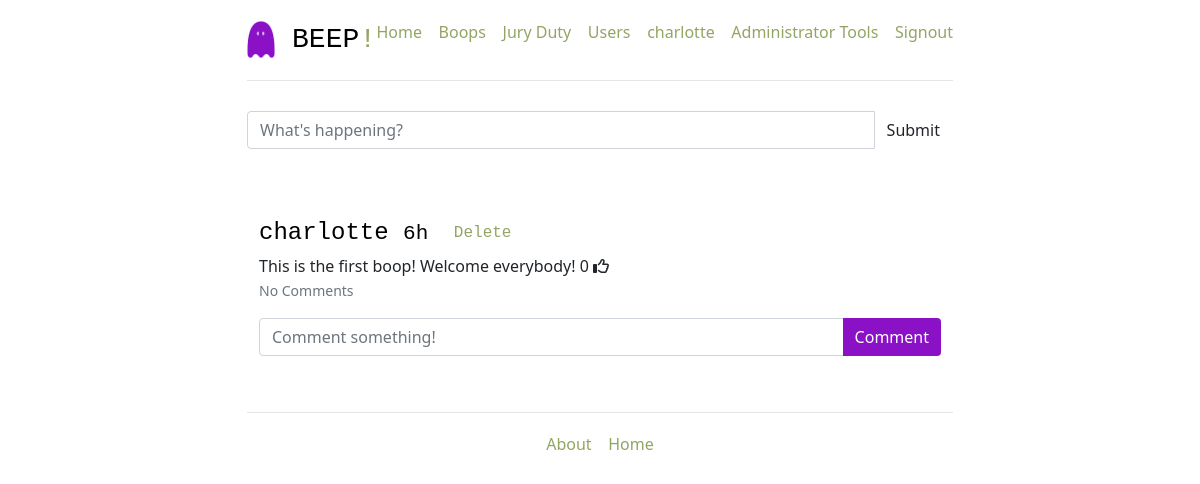
The page /submit-feedback (signed in) on the database its author committed.
### project/models.py (models this page shows, shortened)
class User(db.Model):
    __tablename__ = 'users'
    id = db.Column(db.Integer, primary_key=True)
    name = db.Column(db.String, unique=True, nullable=False)
    email = db.Column(db.String, unique=True, nullable=False)
    password = db.Column(db.String, nullable=False)
    jury = db.Column(db.String, nullable=False, default=False)
    tweets = db.relationship('Tweet', back_populates='poster')
    role = db.Column(db.String, default='user')
    comments = db.relationship('Comment', back_populates='poster', passive_deletes=True)
    changes = db.relationship('Change', back_populates='poster', passive_deletes=True)
    likes = db.relationship('Like', back_populates='liker', passive_deletes=True)
    upvotes = db.relationship('Upvote', back_populates='upvoter', passive_deletes=True)
    downvotes = db.relationship('Downvote', back_populates='downvoter', passive_deletes=True)
    discussion_comments = db.relationship('Discussion_Comment', back_populates='poster')
    replies = db.relationship('Reply', back_populates='poster', passive_deletes=True)

class Tweet(db.Model):
    __tablename__ = 'tweets'
    tweet_id = db.Column(db.Integer, primary_key=True)
    user_id = db.Column(db.Integer, db.ForeignKey('users.id', ondelete="CASCADE"), nullable=False)
    tweet = db.Column(db.String, nullable=False)
    posted = db.Column(db.DateTime, nullable=False)
    poster = db.relationship("User", back_populates="tweets", passive_deletes=True)
    comments = db.relationship('Comment', back_populates='tweet', passive_deletes=True)
    likes = db.relationship('Like', back_populates='tweet', passive_deletes=True)
    @classmethod
    def delta_time(cls, tweet_posted):
        now = datetime.datetime.now()
        td = now - tweet_posted
        days = td.days
        hours = td.seconds//3600
        minutes = (td.seconds//60)%60
        if days > 0:
            return tweet_posted.strftime("%d %B, %Y")
        elif hours > 0:
            return str(hours) + 'h'
        elif minutes > 0:
            return str(minutes) + 'm'
        else:
            return 'few seconds ago'

### project/tweets/views.py (the view)
@tweets_blueprint.route('/submit-feedback', methods=['GET'])
@login_required
def submit_feedback():
    print(request.form.get('opinion'))
    return render_template(
        'tweets.html',
        form=PostTweetForm(),
        all_tweets=filtered_tweets(session['user_id']),
        current_user_id = session['user_id']
    )

### project/tweets/forms.py
class PostTweetForm(FlaskForm):
    tweet = StringField(
        'Tweet',
        validators=[DataRequired(), Length(min=6, max=140)]
    )

### project/tweets/views.py (called while the page is built)
def login_required(test):
    @wraps(test)
    def wrap(*args, **kwargs):
        if 'logged_in' in session:
            return test(*args, **kwargs)
        else:
            flash('You need to login first')
            return (redirect(url_for('users.login')))
    return wrap

def filtered_tweets(user_id):
    who_id = user_id
    whom_ids = db.session.query(Follower.whom_id).filter_by(who_id=who_id)
    user_tweets = db.session.query(Tweet).filter_by(user_id=who_id)
    if whom_ids.all():
        follower_tweets = db.session.query(Tweet).filter(Tweet.user_id.in_(whom_ids))
        result = user_tweets.union(follower_tweets)
        return result.order_by(Tweet.posted.desc())
    else:
        return user_tweets.order_by(Tweet.posted.desc())

### project/templates/tweets.html (shortened to what this page needs)
{% extends '_base.html' %}
{% block content %}
<form action="{{ url_for('tweets.post_tweet') }}" method="post">
    <div class="input-group">
        {{ form.tweet(placeholder="What's happening?", class="form-control") }}
        <span class="input-group-btn">
            <input class="btn btn-default" type="submit" value="Submit">
        </span>
    </div>
</form>
<div class="row marketing">
    <div class="col-lg-12">
        {% for tweet in all_tweets %}
        <div class="media">
            <div class="media-left">
            </div>
            <div class="media-body">
                <div>
                    {% if tweet.poster.name == session.name %}
                    <div class="media-heading">
                        <h4>{{ tweet.poster.name }}
                            <small>{{ tweet.delta_time(tweet.posted) }} <a class="btn btn-default btn-xs"
                                    href="{{ url_for('tweets.delete_tweet', tweet_id=tweet.tweet_id )}}">Delete</a></small>
                        </h4>
                    </div>
                </div>
                {{ tweet.tweet }}
                {% endif %}
                <span id="likes-count-{{tweet.tweet_id}}">
                    {{ tweet.likes|length }}</span>
                    {% if current_user_id in tweet.likes|map(attribute="user_id")|list %}
                    <i class="fas fa-thumbs-up" id="like-button-{{tweet.tweet_id}}"
                        onclick="like({{tweet.tweet_id}})"></i>
                    {% else %}
                    <i class="far fa-thumbs-up" id="like-button-{{tweet.tweet_id}}"
                        onclick="like({{tweet.tweet_id}})"></i>
                    {% endif %}
                <br>
                <p>
                    {% if tweet.comments|length > 0 %}
                    <a data-bs-toggle="collapse" href="#comments-{{tweet.tweet_id}}" role="button">
                        <small>View {{tweet.comments|length}} Comments</small>
                    </a>
                    {% else %}
                    <small class="text-muted">No Comments</small>
                    {% endif %}
                </p>
                <form action="/create-comment/{{tweet.tweet_id}}" method="POST" class="input-group mb-3">
                    <input type="text" id="text" name="text" class="form-control" placeholder="Comment something!">
                    <button type="submit" class="btn btn-primary" style="background-color: #8b11c6; border: 0px;">Comment</button>
                </form>
            </div>
        </div>
        {% endfor %}
    </div>
</div>
{% endblock content %}

### project/templates/_base.html (shortened to what this page needs)
<!DOCTYPE html>
<html lang="en">
<head>
  <link href="{{ url_for('static', filename='css/main.css' )}}" rel="stylesheet">
  <link href="{{ url_for('static', filename='css/bootstrap.min.css' )}}" rel="stylesheet">
  <link href="{{ url_for('static', filename='css/ie10-viewport-bug-workaround.css' )}}" rel="stylesheet">
  <link href="{{ url_for('static', filename='css/jumbotron-narrow.css' )}}" rel="stylesheet">
</head>
<body>
  <div class="container">
    <div class="header clearfix">
      <nav>
        <ul class="nav nav-pills pull-right" style="float: right;">
          {% if session.logged_in %}
          <li><a href="/">Home</a></li>&nbsp;&nbsp;&nbsp;&nbsp;
          <li><a href="/tweets/">Boops</a></li>&nbsp;&nbsp;&nbsp;&nbsp;
          {% if session.jury == '1' %}
          <li><a href="/jury">Jury Duty</a></li>&nbsp;&nbsp;&nbsp;&nbsp;
          {% endif %}
          <li><a href="{{ url_for('users.all_users') }}">Users</a></li>&nbsp;&nbsp;&nbsp;&nbsp;
          <li><a href="{{ url_for('users.followers') }}">{{ session.name }}</a></li>&nbsp;&nbsp;&nbsp;&nbsp;
          {% if session.role == 'admin' %}
          <li><a href="/admin">Administrator Tools</a></li>&nbsp;&nbsp;&nbsp;&nbsp;
          {% endif %}
          {% endif %}
          {% if not session.logged_in %}
          {% block signin_form %}{% endblock signin_form %}
          {% else %}
          <li role=" presentation"><a href="{{ url_for('users.logout') }}">Signout</a></li>
          {% endif %}
        </ul>
      </nav>
      <h3><img src="../static/img/Beep_Logo.png" alt="Beep Logo" style="width: 4%; height: auto;"> BEEP<span class="exclamation">!</span></h3>
    </div>
    {% block content %}
    {% endblock content %}
    <footer class="footer">
      <p><a href="/about">About</a>&nbsp;&nbsp;&nbsp;&nbsp;<a href="/">Home</a></p>
    </footer>
  </div>
</body>
</html>

### project/static/css/jumbotron-narrow.css (style rules this page uses)
body { padding-top: 20px; padding-bottom: 20px; }
.header, .marketing, .footer { padding-right: 15px; padding-left: 15px; }
.header { padding-bottom: 20px; border-bottom: 1px solid #e5e5e5; }
.header h3 { margin-top: 0; margin-bottom: 0; line-height: 40px; color: black; font-family: 'Courier New'; }
img { width: 50%; height: auto; }
.footer { padding-top: 19px; color: #777; border-top: 1px solid #e5e5e5; text-align: center; }
@media (min-width: 768px) { .container { max-width: 730px; } }
.marketing { margin: 40px 0; }
@media screen and (min-width: 768px) { .header, .marketing, .footer { padding-right: 0; padding-left: 0; } }
@media screen and (min-width: 768px) { .header { margin-bottom: 30px; } }
a:link { color: #93a563; background-color: transparent; text-decoration: none; }
.exclamation { color: #93a563; font-family: 'Courier New', Courier, monospace; }
h4 { margin-top: 0; margin-bottom: 0; line-height: 40px; color: black; font-family: 'Courier New'; font-size: 20; }

### rows shown on the page
User: name "charlotte"
Tweet: poster.name "charlotte", delta_time "6h", tweet "This is the first boop! Welcome everybody!", likes|length "0"
